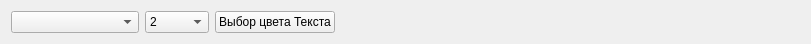
<?xml version="1.0" encoding="UTF-8"?>
<ui version="4.0">
 <class>panel</class>
 <widget class="QWidget" name="panel">
  <property name="geometry">
   <rect>
    <x>0</x>
    <y>0</y>
    <width>811</width>
    <height>41</height>
   </rect>
  </property>
  <property name="windowTitle">
   <string>Form</string>
  </property>
  <layout class="QHBoxLayout" name="horizontalLayout">
   <item>
    <widget class="QComboBox" name="FontFamily">
     <property name="enabled">
      <bool>true</bool>
     </property>
     <property name="minimumSize">
      <size>
       <width>128</width>
       <height>0</height>
      </size>
     </property>
     <property name="maximumSize">
      <size>
       <width>128</width>
       <height>16777215</height>
      </size>
     </property>
     <property name="editable">
      <bool>false</bool>
     </property>
    </widget>
   </item>
   <item>
    <widget class="QComboBox" name="textSize">
     <property name="minimumSize">
      <size>
       <width>64</width>
       <height>0</height>
      </size>
     </property>
     <property name="maximumSize">
      <size>
       <width>64</width>
       <height>16777215</height>
      </size>
     </property>
     <property name="currentText">
      <string>2</string>
     </property>
     <item>
      <property name="text">
       <string>2</string>
      </property>
     </item>
     <item>
      <property name="text">
       <string>8</string>
      </property>
     </item>
     <item>
      <property name="text">
       <string>10</string>
      </property>
     </item>
     <item>
      <property name="text">
       <string>12</string>
      </property>
     </item>
     <item>
      <property name="text">
       <string>14</string>
      </property>
     </item>
     <item>
      <property name="text">
       <string>16</string>
      </property>
     </item>
     <item>
      <property name="text">
       <string>18</string>
      </property>
     </item>
     <item>
      <property name="text">
       <string>24</string>
      </property>
     </item>
     <item>
      <property name="text">
       <string>28</string>
      </property>
     </item>
     <item>
      <property name="text">
       <string>32</string>
      </property>
     </item>
     <item>
      <property name="text">
       <string>64</string>
      </property>
     </item>
     <item>
      <property name="text">
       <string>78</string>
      </property>
     </item>
    </widget>
   </item>
   <item>
    <widget class="QPushButton" name="color">
     <property name="text">
      <string>Выбор цвета Текста</string>
     </property>
     <property name="checkable">
      <bool>false</bool>
     </property>
    </widget>
   </item>
   <item>
    <spacer name="horizontalSpacer">
     <property name="orientation">
      <enum>Qt::Horizontal</enum>
     </property>
     <property name="sizeHint" stdset="0">
      <size>
       <width>40</width>
       <height>20</height>
      </size>
     </property>
    </spacer>
   </item>
  </layout>
 </widget>
 <resources/>
 <connections/>
</ui>
